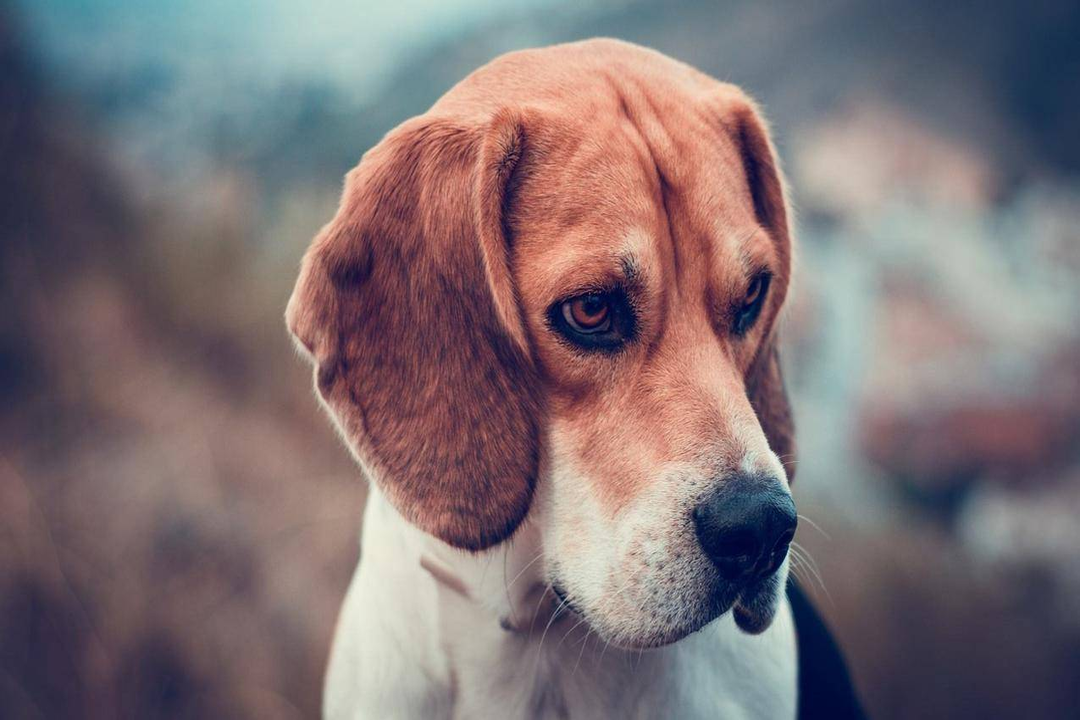
#> input picture resources/images/dog.png, 1080 x 720 px
$ python '044-图像二值化.py'
#> lines starting #> are read from the running program, lines starting #| are printed output that depends on the picture; after the words box and inside, x2 and y2 are one past the last pixel; in counts of white or black regions, pixels touching at a corner belong together
# 图像二值化
# 图像二值化 值将图像的每个像素变成两种值 如0和255
# 全局二值化
# 局部二值化

# 全局二值化API
# threshold(img,thresh,maxValue,type)
# 图像（最好是灰度图），阈值，超过阈值替换为maxValue,高于阈值变最大值  cv.THRESH_BINARY


import cv2 as cv
import numpy as np
# 导入图片
img = cv.imread('../../resources/images/dog.png')
#> img is the input picture: shape (720, 1080, 3); mean B, G, R 116.3, 112.5, 125.3
# 转成灰度图
grey = cv.cvtColor(img, cv.COLOR_BGR2GRAY)
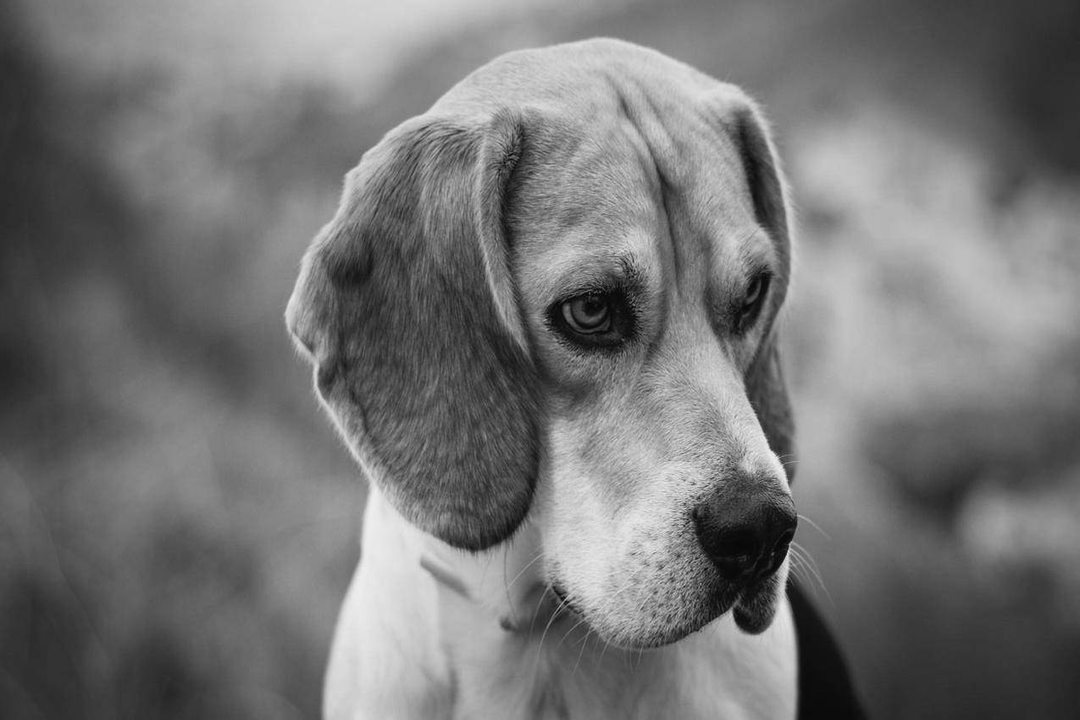
#> grey: shape (720, 1080); min 3, max 241, mean 116.8
# maxValue
maxValue = 128
# threshold
ret, dst1 = cv.threshold(grey, maxValue, 255, cv.THRESH_BINARY)
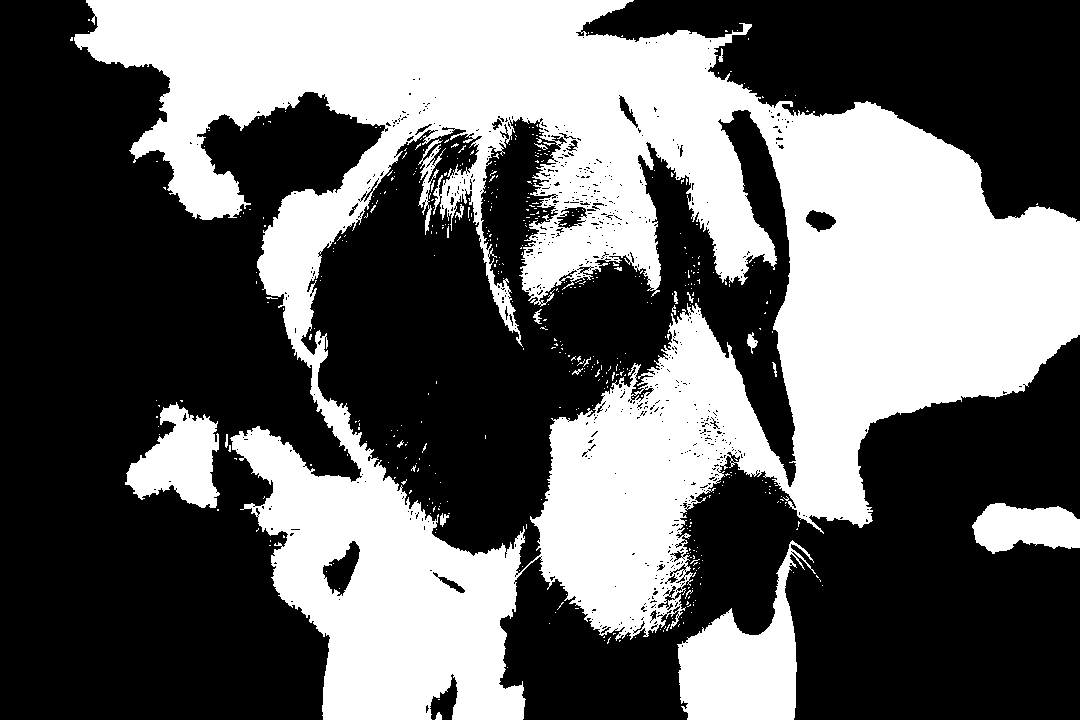
#> dst1: shape (720, 1080); 40.1% white; 487 white regions (463 under 20 px), largest, box (x1, y1, x2, y2) and area: (74, 0, 1080, 720) 287255, (677, 540, 816, 720) 11668, (125, 402, 220, 508) 5830
#> ret = 128
ret, dst2 = cv.threshold(grey, maxValue, 255, cv.THRESH_BINARY_INV)
ret, dst3 = cv.threshold(grey, maxValue, 255, cv.THRESH_TRUNC)
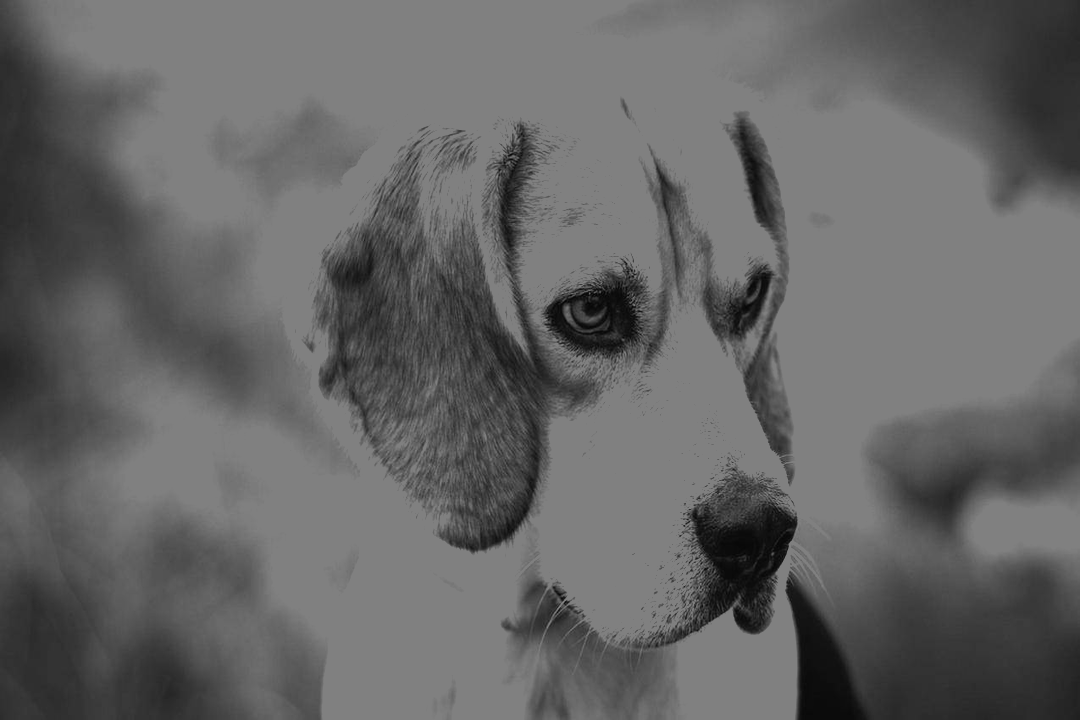
#> dst3: shape (720, 1080); min 3, max 128, mean 101.3
ret, dst4 = cv.threshold(grey, maxValue, 255, cv.THRESH_TOZERO)
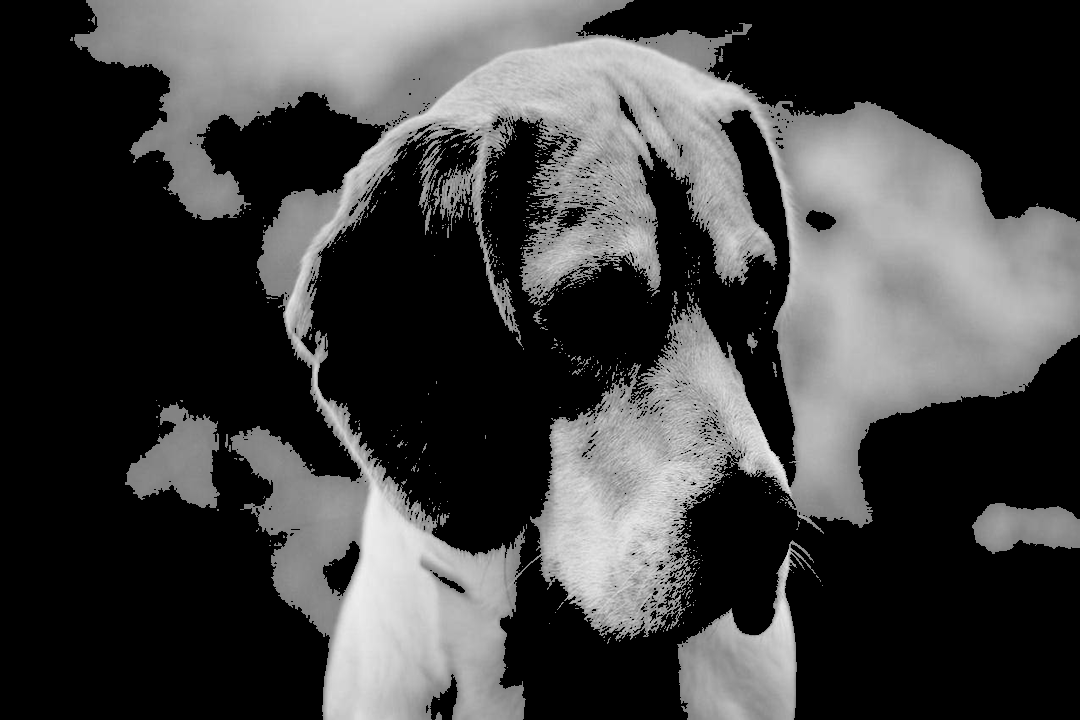
#> dst4: shape (720, 1080); min 0, max 241, mean 66.8
ret, dst5 = cv.threshold(grey, maxValue, 255, cv.THRESH_TOZERO_INV)
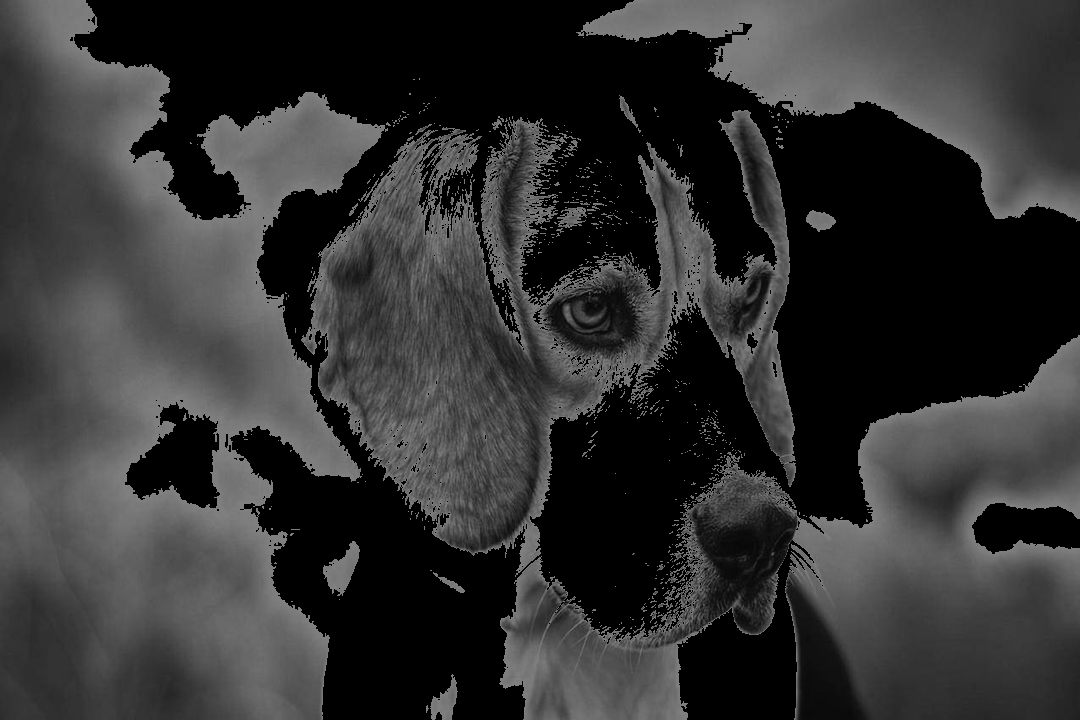
#> dst5: shape (720, 1080); min 0, max 128, mean 50
# 原图
cv.imshow('img', img)
# 灰度图
cv.imshow('grey', grey)
# 二进制化图
cv.imshow('dst1', dst1)
cv.imshow('dst2', dst2)
cv.imshow('dst3', dst3)
cv.imshow('dst4', dst4)
cv.imshow('dst5', dst5)
if cv.waitKey(0) & 0xFF == ord('q'):
#> (key q is pressed here)
    cv.destroyWindow('img')
